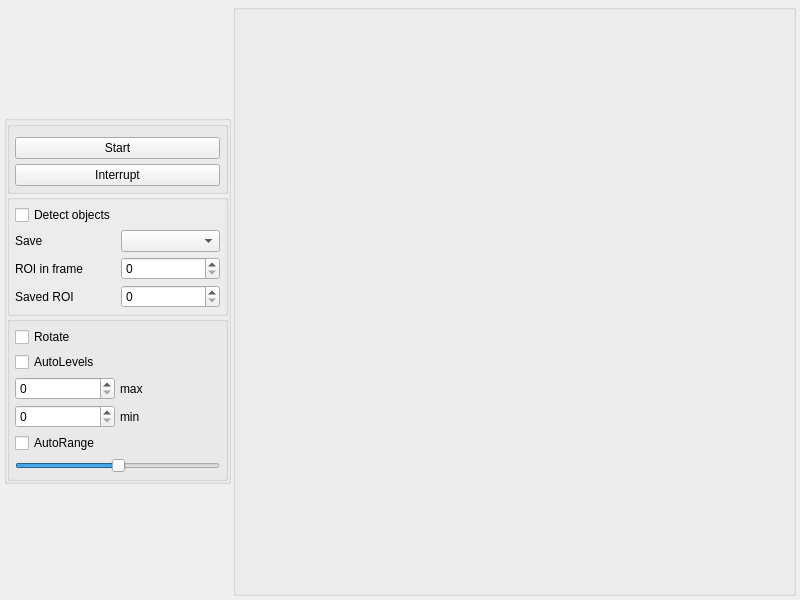
<?xml version="1.0" encoding="UTF-8"?>
<ui version="4.0">
 <class>Form</class>
 <widget class="QWidget" name="Form">
  <property name="windowModality">
   <enum>Qt::WindowModality::NonModal</enum>
  </property>
  <property name="geometry">
   <rect>
    <x>0</x>
    <y>0</y>
    <width>800</width>
    <height>600</height>
   </rect>
  </property>
  <property name="sizePolicy">
   <sizepolicy hsizetype="Minimum" vsizetype="Preferred">
    <horstretch>0</horstretch>
    <verstretch>0</verstretch>
   </sizepolicy>
  </property>
  <property name="windowTitle">
   <string>Form</string>
  </property>
  <layout class="QHBoxLayout" name="horizontalLayout">
   <property name="spacing">
    <number>2</number>
   </property>
   <property name="leftMargin">
    <number>4</number>
   </property>
   <property name="topMargin">
    <number>4</number>
   </property>
   <property name="rightMargin">
    <number>4</number>
   </property>
   <property name="bottomMargin">
    <number>4</number>
   </property>
   <item>
    <widget class="QGroupBox" name="settings_groupBox">
     <property name="enabled">
      <bool>true</bool>
     </property>
     <property name="sizePolicy">
      <sizepolicy hsizetype="Fixed" vsizetype="Fixed">
       <horstretch>0</horstretch>
       <verstretch>0</verstretch>
      </sizepolicy>
     </property>
     <property name="sizeIncrement">
      <size>
       <width>0</width>
       <height>0</height>
      </size>
     </property>
     <property name="baseSize">
      <size>
       <width>100</width>
       <height>400</height>
      </size>
     </property>
     <property name="mouseTracking">
      <bool>false</bool>
     </property>
     <property name="tabletTracking">
      <bool>false</bool>
     </property>
     <property name="focusPolicy">
      <enum>Qt::FocusPolicy::NoFocus</enum>
     </property>
     <property name="contextMenuPolicy">
      <enum>Qt::ContextMenuPolicy::NoContextMenu</enum>
     </property>
     <property name="acceptDrops">
      <bool>false</bool>
     </property>
     <property name="autoFillBackground">
      <bool>false</bool>
     </property>
     <property name="title">
      <string/>
     </property>
     <property name="flat">
      <bool>true</bool>
     </property>
     <layout class="QVBoxLayout" name="verticalLayout_2">
      <property name="spacing">
       <number>0</number>
      </property>
      <property name="leftMargin">
       <number>0</number>
      </property>
      <property name="topMargin">
       <number>0</number>
      </property>
      <property name="rightMargin">
       <number>0</number>
      </property>
      <property name="bottomMargin">
       <number>0</number>
      </property>
      <item>
       <widget class="QGroupBox" name="buttons_groupBox">
        <property name="title">
         <string/>
        </property>
        <layout class="QVBoxLayout" name="verticalLayout" stretch="0,0,0">
         <property name="spacing">
          <number>5</number>
         </property>
         <property name="leftMargin">
          <number>5</number>
         </property>
         <property name="topMargin">
          <number>5</number>
         </property>
         <property name="rightMargin">
          <number>5</number>
         </property>
         <property name="bottomMargin">
          <number>5</number>
         </property>
         <item>
          <widget class="QFrame" name="frame">
           <property name="frameShape">
            <enum>QFrame::Shape::StyledPanel</enum>
           </property>
           <property name="frameShadow">
            <enum>QFrame::Shadow::Raised</enum>
           </property>
          </widget>
         </item>
         <item>
          <widget class="QPushButton" name="start_pushButton">
           <property name="sizePolicy">
            <sizepolicy hsizetype="Minimum" vsizetype="Preferred">
             <horstretch>0</horstretch>
             <verstretch>0</verstretch>
            </sizepolicy>
           </property>
           <property name="text">
            <string>Start</string>
           </property>
          </widget>
         </item>
         <item>
          <widget class="QPushButton" name="interrupt_pushButton">
           <property name="sizePolicy">
            <sizepolicy hsizetype="Minimum" vsizetype="Preferred">
             <horstretch>0</horstretch>
             <verstretch>0</verstretch>
            </sizepolicy>
           </property>
           <property name="text">
            <string>Interrupt</string>
           </property>
          </widget>
         </item>
        </layout>
       </widget>
      </item>
      <item>
       <widget class="QGroupBox" name="saveGroupBox">
        <property name="sizePolicy">
         <sizepolicy hsizetype="Minimum" vsizetype="Preferred">
          <horstretch>0</horstretch>
          <verstretch>0</verstretch>
         </sizepolicy>
        </property>
        <property name="minimumSize">
         <size>
          <width>221</width>
          <height>0</height>
         </size>
        </property>
        <property name="layoutDirection">
         <enum>Qt::LayoutDirection::LeftToRight</enum>
        </property>
        <property name="autoFillBackground">
         <bool>true</bool>
        </property>
        <layout class="QGridLayout" name="gridLayout_2">
         <property name="leftMargin">
          <number>5</number>
         </property>
         <property name="topMargin">
          <number>5</number>
         </property>
         <property name="rightMargin">
          <number>5</number>
         </property>
         <property name="bottomMargin">
          <number>5</number>
         </property>
         <property name="spacing">
          <number>5</number>
         </property>
         <item row="3" column="0">
          <widget class="QLabel" name="label_2">
           <property name="sizePolicy">
            <sizepolicy hsizetype="Minimum" vsizetype="Preferred">
             <horstretch>1</horstretch>
             <verstretch>0</verstretch>
            </sizepolicy>
           </property>
           <property name="text">
            <string>ROI in frame</string>
           </property>
          </widget>
         </item>
         <item row="4" column="1">
          <widget class="QDoubleSpinBox" name="num_objects_SpinBox">
           <property name="sizePolicy">
            <sizepolicy hsizetype="Minimum" vsizetype="Preferred">
             <horstretch>1</horstretch>
             <verstretch>0</verstretch>
            </sizepolicy>
           </property>
           <property name="decimals">
            <number>0</number>
           </property>
           <property name="maximum">
            <double>10000000000.000000000000000</double>
           </property>
           <property name="singleStep">
            <double>0.000000000000000</double>
           </property>
          </widget>
         </item>
         <item row="4" column="0">
          <widget class="QLabel" name="label_3">
           <property name="sizePolicy">
            <sizepolicy hsizetype="Minimum" vsizetype="Preferred">
             <horstretch>0</horstretch>
             <verstretch>0</verstretch>
            </sizepolicy>
           </property>
           <property name="text">
            <string>Saved ROI</string>
           </property>
          </widget>
         </item>
         <item row="0" column="0">
          <widget class="QCheckBox" name="detect_checkBox">
           <property name="sizePolicy">
            <sizepolicy hsizetype="Minimum" vsizetype="Preferred">
             <horstretch>0</horstretch>
             <verstretch>0</verstretch>
            </sizepolicy>
           </property>
           <property name="text">
            <string>Detect objects</string>
           </property>
          </widget>
         </item>
         <item row="3" column="1">
          <widget class="QDoubleSpinBox" name="objects_in_frame_SpinBox">
           <property name="enabled">
            <bool>true</bool>
           </property>
           <property name="sizePolicy">
            <sizepolicy hsizetype="Minimum" vsizetype="Preferred">
             <horstretch>1</horstretch>
             <verstretch>0</verstretch>
            </sizepolicy>
           </property>
           <property name="decimals">
            <number>0</number>
           </property>
           <property name="maximum">
            <double>1000000000.000000000000000</double>
           </property>
           <property name="singleStep">
            <double>0.000000000000000</double>
           </property>
          </widget>
         </item>
         <item row="1" column="0">
          <widget class="QLabel" name="label">
           <property name="sizePolicy">
            <sizepolicy hsizetype="Minimum" vsizetype="Preferred">
             <horstretch>0</horstretch>
             <verstretch>0</verstretch>
            </sizepolicy>
           </property>
           <property name="text">
            <string>Save</string>
           </property>
          </widget>
         </item>
         <item row="1" column="1">
          <widget class="QComboBox" name="save_comboBox">
           <property name="sizePolicy">
            <sizepolicy hsizetype="Minimum" vsizetype="Preferred">
             <horstretch>1</horstretch>
             <verstretch>0</verstretch>
            </sizepolicy>
           </property>
          </widget>
         </item>
        </layout>
       </widget>
      </item>
      <item>
       <widget class="QGroupBox" name="levels_groupBox">
        <property name="sizePolicy">
         <sizepolicy hsizetype="Minimum" vsizetype="Preferred">
          <horstretch>0</horstretch>
          <verstretch>0</verstretch>
         </sizepolicy>
        </property>
        <layout class="QGridLayout" name="autoscale_layout" rowstretch="0,0,0,0,0,0" columnstretch="0,0">
         <property name="leftMargin">
          <number>5</number>
         </property>
         <property name="topMargin">
          <number>5</number>
         </property>
         <property name="rightMargin">
          <number>5</number>
         </property>
         <property name="bottomMargin">
          <number>5</number>
         </property>
         <property name="spacing">
          <number>5</number>
         </property>
         <item row="2" column="1">
          <widget class="QLabel" name="level_max_label">
           <property name="text">
            <string>max</string>
           </property>
          </widget>
         </item>
         <item row="2" column="0">
          <widget class="QDoubleSpinBox" name="max_doubleSpinBox">
           <property name="sizePolicy">
            <sizepolicy hsizetype="Minimum" vsizetype="Preferred">
             <horstretch>0</horstretch>
             <verstretch>0</verstretch>
            </sizepolicy>
           </property>
           <property name="wrapping">
            <bool>false</bool>
           </property>
           <property name="decimals">
            <number>0</number>
           </property>
           <property name="maximum">
            <double>1000000000.000000000000000</double>
           </property>
          </widget>
         </item>
         <item row="1" column="0">
          <widget class="QCheckBox" name="autoLevels_checkbox">
           <property name="text">
            <string>AutoLevels</string>
           </property>
          </widget>
         </item>
         <item row="3" column="1">
          <widget class="QLabel" name="level_min_label">
           <property name="text">
            <string>min</string>
           </property>
          </widget>
         </item>
         <item row="5" column="0" colspan="2">
          <widget class="QSlider" name="zoomSlider">
           <property name="sizePolicy">
            <sizepolicy hsizetype="Preferred" vsizetype="Preferred">
             <horstretch>0</horstretch>
             <verstretch>0</verstretch>
            </sizepolicy>
           </property>
           <property name="value">
            <number>50</number>
           </property>
           <property name="orientation">
            <enum>Qt::Orientation::Horizontal</enum>
           </property>
          </widget>
         </item>
         <item row="4" column="0">
          <widget class="QCheckBox" name="autoRange_checkbox">
           <property name="sizePolicy">
            <sizepolicy hsizetype="Minimum" vsizetype="Preferred">
             <horstretch>0</horstretch>
             <verstretch>0</verstretch>
            </sizepolicy>
           </property>
           <property name="text">
            <string>AutoRange</string>
           </property>
          </widget>
         </item>
         <item row="3" column="0">
          <widget class="QDoubleSpinBox" name="min_doubleSpinBox">
           <property name="sizePolicy">
            <sizepolicy hsizetype="Minimum" vsizetype="Preferred">
             <horstretch>0</horstretch>
             <verstretch>0</verstretch>
            </sizepolicy>
           </property>
           <property name="showGroupSeparator" stdset="0">
            <bool>false</bool>
           </property>
           <property name="decimals">
            <number>0</number>
           </property>
           <property name="maximum">
            <double>10000000000000.000000000000000</double>
           </property>
          </widget>
         </item>
         <item row="0" column="0">
          <widget class="QCheckBox" name="rotate_checkBox">
           <property name="text">
            <string>Rotate</string>
           </property>
          </widget>
         </item>
        </layout>
       </widget>
      </item>
      <item>
       <widget class="QFrame" name="frame_2">
        <property name="frameShape">
         <enum>QFrame::Shape::StyledPanel</enum>
        </property>
        <property name="frameShadow">
         <enum>QFrame::Shadow::Raised</enum>
        </property>
       </widget>
      </item>
     </layout>
    </widget>
   </item>
   <item>
    <widget class="QGroupBox" name="image_groupBox">
     <property name="enabled">
      <bool>true</bool>
     </property>
     <property name="sizePolicy">
      <sizepolicy hsizetype="Preferred" vsizetype="Preferred">
       <horstretch>1</horstretch>
       <verstretch>1</verstretch>
      </sizepolicy>
     </property>
     <property name="autoFillBackground">
      <bool>false</bool>
     </property>
     <property name="title">
      <string/>
     </property>
     <property name="flat">
      <bool>false</bool>
     </property>
     <property name="checkable">
      <bool>false</bool>
     </property>
     <layout class="QHBoxLayout" name="horizontalLayout_2" stretch="0">
      <property name="spacing">
       <number>0</number>
      </property>
      <property name="sizeConstraint">
       <enum>QLayout::SizeConstraint::SetDefaultConstraint</enum>
      </property>
      <property name="leftMargin">
       <number>0</number>
      </property>
      <property name="topMargin">
       <number>0</number>
      </property>
      <property name="rightMargin">
       <number>0</number>
      </property>
      <property name="bottomMargin">
       <number>0</number>
      </property>
      <item>
       <layout class="QVBoxLayout" name="image_layout">
        <property name="spacing">
         <number>0</number>
        </property>
        <property name="sizeConstraint">
         <enum>QLayout::SizeConstraint::SetDefaultConstraint</enum>
        </property>
       </layout>
      </item>
     </layout>
    </widget>
   </item>
  </layout>
 </widget>
 <resources/>
 <connections/>
</ui>
